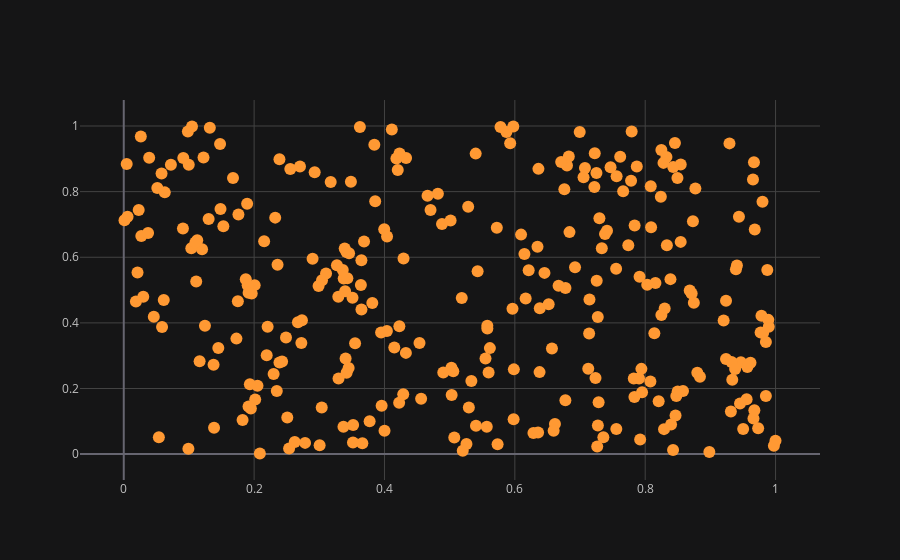

Notebook source saved alongside this figure:
### Code cell
df.iplot(x = 'a' ,y = 'b',mode = 'markers')

### Figure 1 — Plotly figure (JSON) as saved in the notebook; plotly's stock layout.template omitted (floating-point values rounded to 4 significant figures; data arrays with more than 128 entries replaced by an {"elided": "..."} marker saying what was removed)
{"data": [{"line": {"color": "rgba(255, 153, 51, 1.0)", "dash": "solid", "shape": "linear", "width": 1.3}, "marker": {"size": 12, "symbol": "circle"}, "mode": "markers", "name": "b", "text": "", "type": "scatter", "x": {"elided": "300 float values"}, "y": {"elided": "300 float values"}}], "layout": {"legend": {"bgcolor": "#151516", "font": {"color": "#D9D9D9"}}, "paper_bgcolor": "#151516", "plot_bgcolor": "#151516", "title": {"font": {"color": "#D9D9D9"}}, "xaxis": {"gridcolor": "#434343", "showgrid": true, "tickfont": {"color": "#C2C2C2"}, "title": {"font": {"color": "#D9D9D9"}, "text": ""}, "zerolinecolor": "#666570"}, "yaxis": {"gridcolor": "#434343", "showgrid": true, "tickfont": {"color": "#C2C2C2"}, "title": {"font": {"color": "#D9D9D9"}, "text": ""}, "zerolinecolor": "#666570"}}}
